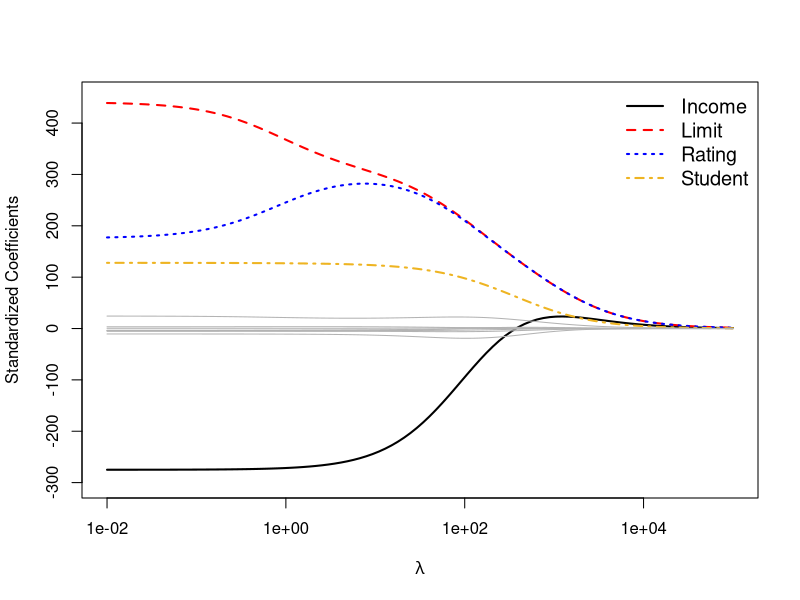
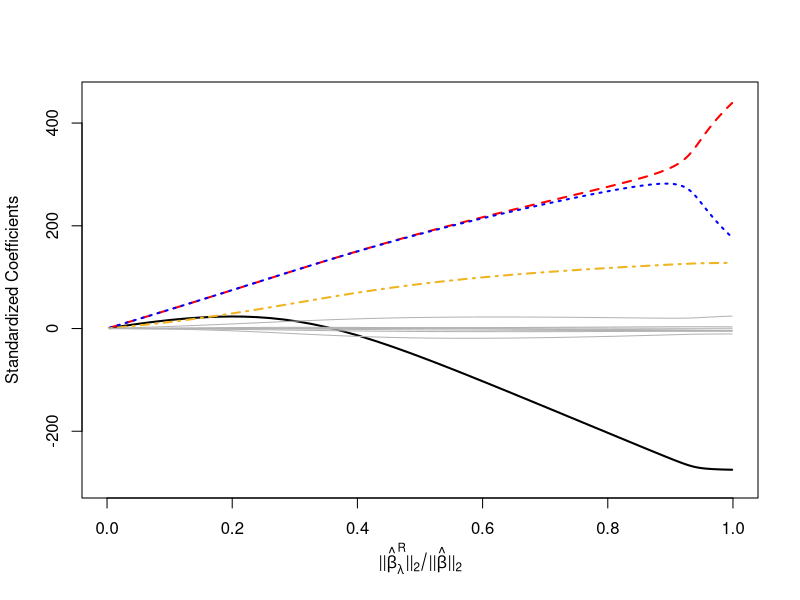

Here is the R script that generated these plots, in order: (Note: this script raises an error after producing the figures.)
## ---- chunk 1
library(knitr)
opts_chunk$set(echo = TRUE, message = FALSE, warning = FALSE)
## ---- chunk 2
# Analysis and modeling toolkits
library(readxl)
library(dplyr)
library(purrr)

# for lm.ridge
library(MASS)   
## ---- chunk 3
# Load data and convert categorical Yes/No flags to 0/1 dummies
data <- read.csv("credit_data.csv")

data$Student <- ifelse(data$Student == "Yes", 1, 0)
data$Own     <- ifelse(data$Own     == "Yes", 1, 0)
data$Married <- ifelse(data$Married == "Yes", 1, 0)
## ---- chunk 4
# Build Region indicators and bind them to the main data frame
region_dummies <- model.matrix(~ Region - 1, data = data)
data <- cbind(data[ , !(names(data) %in% "Region")], region_dummies)
## ---- chunk 5
# Define predictor matrix X and response vector Y
X <- dplyr::select(
  data,
  Income, Limit, Rating, Cards, Age, Education,
  Own, Student, Married,
  RegionEast, RegionWest, RegionSouth
)
Y <- data$Balance

# Standardize predictors to mean 0, variance 1
# We work with the already build in scale function instead of the equation given in the book 
X_standardized <- scale(X)
X_std <- as.data.frame(X_standardized)
## ---- chunk 6
# Ridge coefficients for a chosen penalty lambda
# Brauchen wir inter = false und scales = trues -> hat lm.ride diese Argumente? 
compute_coefficients <- function(lambda, X, y) {
  ridge_fit <- lm.ridge(y ~ as.matrix(X),
                        lambda = lambda,
                        Inter = FALSE,
                        scales = TRUE)
  coef(ridge_fit)
}

# OLS coefficients with no intercept (keeps all dummies)
compute_ols <- function(X, y) {
  df <- data.frame(y = y, X)
  fit <- lm(y ~ . - 1, data = df)
  b <- coef(fit)
  b[colnames(X)]
}
## ---- chunk 7
ols_coefficients <- compute_ols(X_std, Y)
## ---- chunk 8
# Log-spaced lambda grid
lambdas <- 10^seq(-2, 5, length.out = 100)

# Collect ridge coefficients for every lambda
coefficients <- sapply(lambdas, function(lambda) {
  compute_coefficients(lambda, X_std, Y)
})

# Clean up into a data frame
df <- t(coefficients)
df <- df[, -1]  # drop intercept column added by lm.ridge
colnames(df) <- gsub("as\\.matrix\\(X\\)", "", colnames(df))
df <- cbind(lambda = lambdas, df)
df <- as.data.frame(df)
## ---- chunk 9
# Ridge ℓ2 norm per lambda
ridge_norms <- apply(df[, !(names(df) %in% "lambda")], 1,
                     function(row) sqrt(sum(row^2)))
print(ridge_norms)

# OLS ℓ2 norm (drop NA caused by omitted dummy)
ols_norm <- sqrt(sum(ols_coefficients^2, na.rm = TRUE))
print(ols_norm)

# Attach the ridge/OLS norm ratio to the data frame
df$norm_ratio <- ridge_norms / ols_norm
## ---- chunk 10
if (!dir.exists("figures")) dir.create("figures")
## ---- chunk 11
png("figures/figure_6.4_1.png", width = 768, height = 889, res = 120)

plot(df$lambda, df$Income, type = "l", log = "x", lwd = 2,
     ylim = c(-300, 450), col = "black",
     xlab = expression(lambda),
     ylab = "Standardized Coefficients",
     xaxt = "n", yaxt = "n")
axis(side = 1, at = c(0.01, 1, 100, 10000),
     labels = c("1e-02", "1e+00", "1e+02", "1e+04"))
axis(side = 2, at = seq(-300, 400, by = 100),
     labels = seq(-300, 400, by = 100))

# Highlighted series
lines(df$lambda, df$Limit,   col = "red",        lty = 2, lwd = 2)
lines(df$lambda, df$Rating,  col = "blue",       lty = 3, lwd = 2)
lines(df$lambda, df$Student, col = "goldenrod2", lty = 4, lwd = 2)

# Remaining predictors in gray
lines(df$lambda, df$Cards,       col = "grey70")
lines(df$lambda, df$Age,         col = "grey70")
lines(df$lambda, df$Education,   col = "grey70")
lines(df$lambda, df$Own,         col = "grey70")
lines(df$lambda, df$Married,     col = "grey70")
lines(df$lambda, df$RegionEast,  col = "grey70")
lines(df$lambda, df$RegionWest,  col = "grey70")
lines(df$lambda, df$RegionSouth, col = "grey70")

legend("topright",
       legend = c("Income", "Limit", "Rating", "Student"),
       col = c("black", "red", "blue", "goldenrod2"),
       lty = c(1, 2, 3, 4),
       lwd = 2,
       bty = "n",
       cex = 1.2)

dev.off()
## ---- chunk 12
df_ratio <- df[order(df$norm_ratio), ]

png("figures/figure_6.4_2.png", width = 768, height = 889, res = 120)

plot(df_ratio$norm_ratio, df_ratio$Income, type = "l", lwd = 2,
     xlim = c(0, 1), ylim = c(-300, 450), col = "black",
     xlab = expression("||" * hat(beta)[lambda]^R * "||"[2] / "||" * hat(beta) * "||"[2]),
     ylab = "Standardized Coefficients")

lines(df_ratio$norm_ratio, df_ratio$Limit,   col = "red",        lty = 2, lwd = 2)
lines(df_ratio$norm_ratio, df_ratio$Rating,  col = "blue",       lty = 3, lwd = 2)
lines(df_ratio$norm_ratio, df_ratio$Student, col = "goldenrod2", lty = 4, lwd = 2)

lines(df_ratio$norm_ratio, df_ratio$Cards,       col = "grey70")
lines(df_ratio$norm_ratio, df_ratio$Age,         col = "grey70")
lines(df_ratio$norm_ratio, df_ratio$Education,   col = "grey70")
lines(df_ratio$norm_ratio, df_ratio$Own,         col = "grey70")
lines(df_ratio$norm_ratio, df_ratio$Married,     col = "grey70")
lines(df_ratio$norm_ratio, df_ratio$RegionEast,  col = "grey70")
lines(df_ratio$norm_ratio, df_ratio$RegionWest,  col = "grey70")
lines(df_ratio$norm_ratio, df_ratio$RegionSouth, col = "grey70")

dev.off()
## ---- chunk 13
knitr::include_graphics("figures/figure_6.14.jpg")
